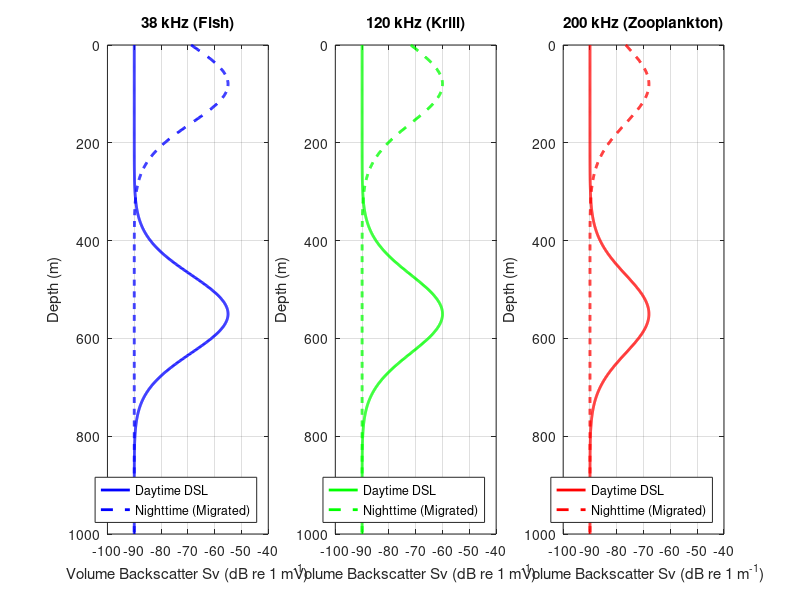

MATLAB code to generate this figure: (Note: this script raises an error after producing the figure.)
% =========================================================
% SIMULATION 2: Volume Backscatter (Sv) vs Depth
%               Deep Scattering Layer (DSL) Detection
% =========================================================
% HOW TO RUN: Press F5 or click "Run" in MATLAB
% =========================================================

clear; clc; close all;

%% --- PARAMETERS ---

depth = 0:1:1000;           % Depth in meters
frequencies = [38e3, 120e3, 200e3];
freq_labels  = {'38 kHz (Fish)', '120 kHz (Krill)', '200 kHz (Zooplankton)'};
colors       = {'b', 'g', 'r'};

% DSL characteristics (depth of peak scattering layer)
DSL_center  = 550;          % meters — typical daytime DSL depth
DSL_width   = 80;           % meters — thickness of layer
DSL_night   = 80;           % meters — DSL migrates up at night

% Sv baseline (background noise level, dB)
Sv_background = -90;

% Peak Sv values per frequency (organisms scatter differently)
% Fish with swim bladders → strongest at 38 kHz
% Krill → strongest at 120 kHz
% Zooplankton → strongest at 200 kHz
Sv_peak = [-55, -60, -68];  % dB re 1 m^-1

%% --- MODEL: Sv PROFILE vs DEPTH ---

% DSL modeled as a Gaussian scattering peak
% Sv(z) = Sv_peak * exp(-0.5 * ((z - z_DSL) / width)^2)

Sv_day   = zeros(3, length(depth));
Sv_night = zeros(3, length(depth));

for i = 1:3
    % Daytime: DSL at 550m
    Sv_day(i,:)   = Sv_background + (Sv_peak(i) - Sv_background) .* ...
                    exp(-0.5 .* ((depth - DSL_center) ./ DSL_width).^2);

    % Nighttime: DSL migrates up to ~80m
    Sv_night(i,:) = Sv_background + (Sv_peak(i) - Sv_background) .* ...
                    exp(-0.5 .* ((depth - DSL_night) ./ DSL_width).^2);
end

%% --- PLOT 1: Sv vs Depth (all frequencies, day vs night) ---

figure('Name','Backscatter vs Depth','Color','white','Position',[100 50 1300 600]);

for i = 1:3
    subplot(1,3,i);
    plot(Sv_day(i,:),   depth, '-',  'Color', colors{i}, 'LineWidth', 2); hold on;
    plot(Sv_night(i,:), depth, '--', 'Color', colors{i}, 'LineWidth', 2);
    set(gca, 'YDir', 'reverse');   % Depth increases downward
    xlabel('Volume Backscatter Sv (dB re 1 m^{-1})');
    ylabel('Depth (m)');
    title(freq_labels{i});
    legend('Daytime DSL', 'Nighttime (Migrated)', 'Location', 'southeast');
    grid on;
    ylim([0 1000]);
    xlim([-100 -40]);
end

sgtitle('Volume Backscatter (Sv) vs Depth — DSL Diel Migration', 'FontSize', 14, 'FontWeight', 'bold');

%% --- PLOT 2: DSL Detection Echogram (2D: time × depth) ---

% Simulate a 24-hour echogram
time_hours = 0:0.5:24;       % hours
Sv_echogram = zeros(length(depth), length(time_hours));

for t = 1:length(time_hours)
    hr = time_hours(t);

    % DSL center depth: sinks at dawn (~6h), rises at dusk (~18h)
    if hr >= 6 && hr <= 18
        z_center = 550;  % Daytime: deep
    elseif hr < 6
        z_center = 80 + (550 - 80) * (hr / 6);   % Rising pre-dawn
    else
        z_center = 550 - (550 - 80) * ((hr - 18) / 6);  % Rising post-dusk
    end

    % Use 120 kHz (krill) for echogram
    Sv_echogram(:,t) = Sv_background + (Sv_peak(2) - Sv_background) .* ...
                       exp(-0.5 .* ((depth - z_center) ./ DSL_width).^2);
end

figure('Name','DSL Echogram','Color','white','Position',[100 700 1000 400]);
imagesc(time_hours, depth, Sv_echogram);
set(gca, 'YDir', 'reverse');
colormap(jet); colorbar;
caxis([-95 -58]);
xlabel('Time (hours)'); ylabel('Depth (m)');
title('Simulated 24-Hour Echogram — 120 kHz | DSL Diel Migration', 'FontSize', 13);
hold on;
xline(6,  'w--', 'LineWidth', 1.5); text(6.1, 50, 'Dawn', 'Color','white', 'FontSize', 9);
xline(18, 'w--', 'LineWidth', 1.5); text(18.1, 50, 'Dusk', 'Color','white', 'FontSize', 9);

%% --- DETECT DSL LAYER ---

fprintf('=== DSL LAYER DETECTION ===\n');
threshold_detect = -80;   % dB — anything above this = DSL detected

for i = 1:3
    dsl_zone = depth(Sv_day(i,:) > threshold_detect);
    if ~isempty(dsl_zone)
        fprintf('%s → DSL detected from %.0f m to %.0f m depth\n', ...
            freq_labels{i}, min(dsl_zone), max(dsl_zone));
    else
        fprintf('%s → DSL not detected at this threshold\n', freq_labels{i});
    end
end

fprintf('\n=== Simulation 2 Complete. See figures. ===\n');
